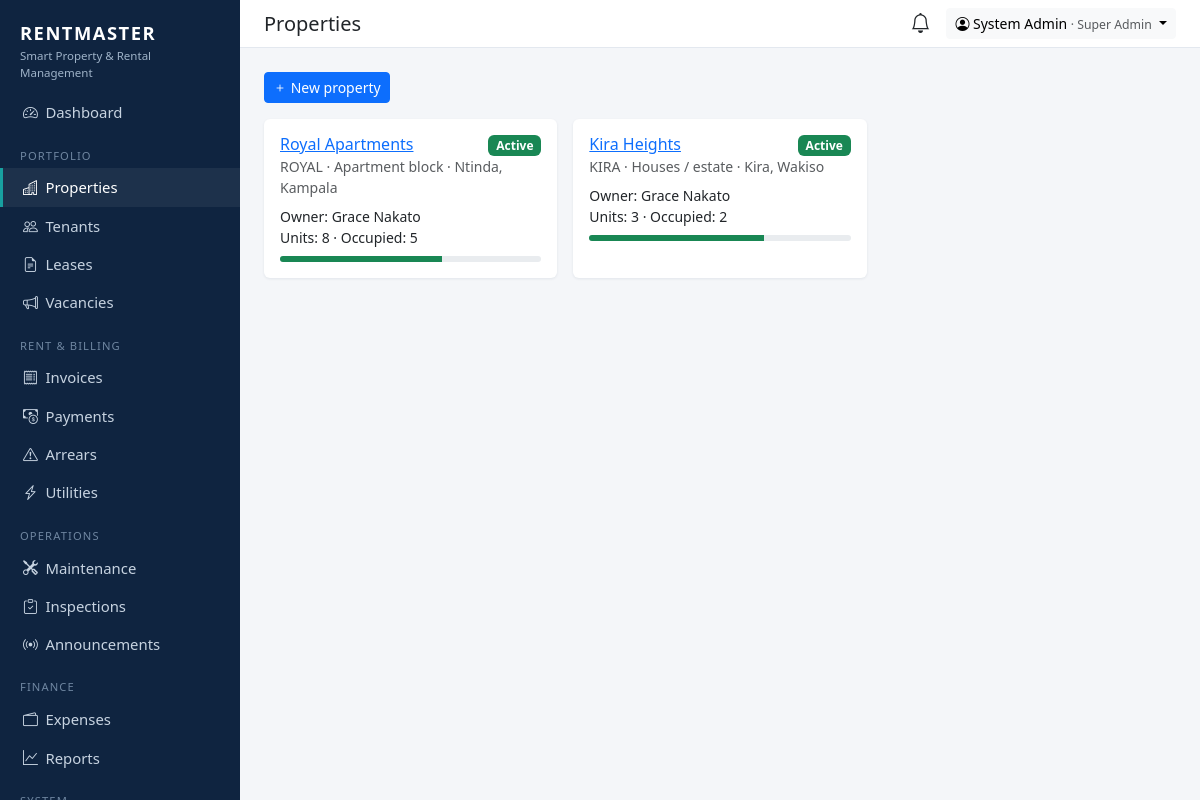
The app's page /properties/ (signed in) with its own data.
### apps/accounts/models.py (models this page shows, shortened)
class User(AbstractUser):
    role = models.CharField(max_length=20, choices=Role.choices, default=Role.TENANT)
    phone = models.CharField(max_length=20, blank=True)
    totp_secret = models.CharField(max_length=64, blank=True, editable=False)
    totp_enabled = models.BooleanField("Two-factor authentication", default=False, editable=False)
    def __str__(self):
        return self.get_full_name() or self.username

### apps/properties/models.py (models this page shows, shortened)
class Property(models.Model):
    class Type(models.TextChoices):
        APARTMENT = "APARTMENT", "Apartment block"
        HOUSE = "HOUSE", "Houses / estate"
        COMMERCIAL = "COMMERCIAL", "Commercial"
        MIXED = "MIXED", "Mixed use"
        HOSTEL = "HOSTEL", "Hostel"
    class Status(models.TextChoices):
        ACTIVE = "ACTIVE", "Active"
        INACTIVE = "INACTIVE", "Inactive"
        UNDER_CONSTRUCTION = "UNDER_CONSTRUCTION", "Under construction"
    name = models.CharField(max_length=150)
    code = models.CharField(max_length=20, unique=True, help_text="Short code, e.g. ROYAL")
    property_type = models.CharField(max_length=20, choices=Type.choices, default=Type.APARTMENT)
    location = models.CharField(max_length=200)
    latitude = models.DecimalField(max_digits=9, decimal_places=6, null=True, blank=True)
    longitude = models.DecimalField(max_digits=9, decimal_places=6, null=True, blank=True)
    owner = models.ForeignKey(
        settings.AUTH_USER_MODEL, on_delete=models.PROTECT, related_name="owned_properties",
        limit_choices_to={"role": "OWNER"},
    )
    managers = models.ManyToManyField(
        settings.AUTH_USER_MODEL, blank=True, related_name="managed_properties",
        limit_choices_to={"role__in": ["MANAGER", "CARETAKER"]},
        help_text="Managers and caretakers who can work on this property.",
    )
    photo = models.FileField(upload_to="properties/", blank=True, validators=[IMAGE_EXTS])
    status = models.CharField(max_length=20, choices=Status.choices, default=Status.ACTIVE)
    notes = models.TextField(blank=True)
    created_at = models.DateTimeField(auto_now_add=True)
    class Meta:
        ordering = ["name"]
        verbose_name_plural = "properties"

### apps/properties/views.py (the view)
# urls.py: path("", views.property_list, name="list"),
@role_required(*VIEW_ROLES)
def property_list(request):
    props = properties_for(request.user).select_related("owner").annotate(
        unit_count=Count("buildings__units", distinct=True),
        occupied=Count("buildings__units", filter=Q(buildings__units__status=Unit.Status.OCCUPIED), distinct=True),
    )
    return render(request, "properties/property_list.html", {"properties": props})

### apps/accounts/permissions.py (called while the page is built)
def role_required(*roles):
    def decorator(view):
        @wraps(view)
        def wrapped(request, *args, **kwargs):
            if not request.user.is_authenticated:
                from django.contrib.auth.views import redirect_to_login
                return redirect_to_login(request.get_full_path())
            if request.user.role not in roles:
                raise PermissionDenied
            return view(request, *args, **kwargs)
        return wrapped
    return decorator

### apps/core/scoping.py (called while the page is built)
def properties_for(user):
    from apps.properties.models import Property
    qs = Property.objects.all()
    if user.role in ALL_ACCESS:
        return qs
    if user.role == Role.OWNER:
        return qs.filter(owner=user)
    if user.role in (Role.MANAGER, Role.CARETAKER):
        return qs.filter(managers=user)
    return qs.none()

### apps/core/templatetags/rm.py (called while the page is built)
@register.simple_tag
def badge(value, label=None):
    return format_html('<span class="badge text-bg-{}">{}</span>', BADGES.get(value, "secondary"), label or value)

### templates/properties/property_list.html (shortened to what this page needs)
{% extends "base.html" %}{% load rm %}
{% block heading %}Properties{% endblock %}
{% block content %}
{% if nav.can_manage %}<a href="{% url 'properties:create' %}" class="btn btn-primary btn-sm mb-3"><i class="bi bi-plus"></i> New property</a>{% endif %}
<div class="row g-3">
  {% for p in properties %}
  <div class="col-md-6 col-xl-4">
    <div class="card h-100">
      <div class="card-body">
        <div class="d-flex justify-content-between"><h2 class="h6 mb-0"><a href="{% url 'properties:detail' p.pk %}">{{ p.name }}</a></h2>{% badge p.status p.get_status_display %}</div>
        <div class="small text-muted mb-2">{{ p.code }} · {{ p.get_property_type_display }} · {{ p.location }}</div>
        <div class="small">Owner: {{ p.owner }}</div>
        <div class="small">Units: {{ p.unit_count }} · Occupied: {{ p.occupied }}</div>
        {% if p.unit_count %}<div class="progress mt-2" style="height:6px"><div class="progress-bar bg-success" style="width: {% widthratio p.occupied p.unit_count 100 %}%"></div></div>{% endif %}
      </div>
    </div>
  </div>
  {% empty %}<p class="text-muted">No properties yet.</p>{% endfor %}
</div>
{% endblock %}

### templates/base.html (shortened to what this page needs)
<!doctype html>
<html lang="en">
<head>
  <link href="https://cdn.jsdelivr.net/npm/bootstrap@5.3.3/dist/css/bootstrap.min.css" rel="stylesheet">
  <link href="https://cdn.jsdelivr.net/npm/bootstrap-icons@1.11.3/font/bootstrap-icons.min.css" rel="stylesheet">
</head>
<body>
{% if user.is_authenticated %}
{% with p=request.path %}
<nav class="rm-sidebar">
  <div class="brand">RENTMASTER<small>Smart Property &amp; Rental Management</small></div>
  <ul class="nav flex-column mt-2">
    <li><a class="nav-link {% if p == '/' %}active{% endif %}" href="{% url 'dashboard' %}"><i class="bi bi-speedometer2"></i>Dashboard</a></li>
    {% if nav.properties %}
    <li class="section">Portfolio</li>
    <li><a class="nav-link {% if '/properties/' in p %}active{% endif %}" href="{% url 'properties:list' %}"><i class="bi bi-buildings"></i>Properties</a></li>
    <li><a class="nav-link {% if p == '/tenants/' or '/tenants/new' in p %}active{% endif %}" href="{% url 'tenants:list' %}"><i class="bi bi-people"></i>Tenants</a></li>
    <li><a class="nav-link {% if '/leases/' in p %}active{% endif %}" href="{% url 'tenants:lease_list' %}"><i class="bi bi-file-earmark-text"></i>Leases</a></li>
    {% endif %}
    {% if nav.vacancies %}<li><a class="nav-link {% if '/vacancies/' in p %}active{% endif %}" href="{% url 'vacancies:listing_list' %}"><i class="bi bi-megaphone"></i>Vacancies</a></li>{% endif %}
    {% if nav.billing %}
    <li class="section">{% if nav.is_tenant %}My account{% else %}Rent &amp; billing{% endif %}</li>
    <li><a class="nav-link {% if '/invoices/' in p %}active{% endif %}" href="{% url 'billing:invoice_list' %}"><i class="bi bi-receipt"></i>Invoices</a></li>
    <li><a class="nav-link {% if '/payments/' in p %}active{% endif %}" href="{% url 'billing:payment_list' %}"><i class="bi bi-cash-coin"></i>Payments</a></li>
    {% endif %}
    {% if nav.arrears %}<li><a class="nav-link {% if '/arrears/' in p %}active{% endif %}" href="{% url 'billing:arrears' %}"><i class="bi bi-exclamation-triangle"></i>Arrears</a></li>{% endif %}
    {% if nav.utilities %}<li><a class="nav-link {% if '/utilities/' in p %}active{% endif %}" href="{% url 'billing:utility_list' %}"><i class="bi bi-lightning-charge"></i>Utilities</a></li>{% endif %}
    <li class="section">Operations</li>
    <li><a class="nav-link {% if '/maintenance/' in p %}active{% endif %}" href="{% url 'maintenance:list' %}"><i class="bi bi-tools"></i>Maintenance</a></li>
    {% if nav.inspections %}<li><a class="nav-link {% if '/inspections/' in p %}active{% endif %}" href="{% url 'inspections:list' %}"><i class="bi bi-clipboard-check"></i>Inspections</a></li>{% endif %}
    {% if nav.announce %}<li><a class="nav-link {% if '/announcements/' in p %}active{% endif %}" href="{% url 'announcement' %}"><i class="bi bi-broadcast"></i>Announcements</a></li>{% endif %}
    {% if nav.finance %}
    <li class="section">Finance</li>
    <li><a class="nav-link {% if '/expenses/' in p %}active{% endif %}" href="{% url 'finance:expense_list' %}"><i class="bi bi-wallet2"></i>Expenses</a></li>
    <li><a class="nav-link {% if '/reports/' in p %}active{% endif %}" href="{% url 'finance:report' %}"><i class="bi bi-graph-up"></i>Reports</a></li>
    {% endif %}
    {% if nav.audit or nav.admin %}<li class="section">System</li>{% endif %}
  </ul>
</nav>
<div class="rm-main">
  <div class="rm-topbar d-flex align-items-center justify-content-between px-4 py-2 no-print">
    <h1 class="h5 mb-0">{% block heading %}{% endblock %}</h1>
    <div class="d-flex align-items-center gap-3">
      <a href="{% url 'notifications' %}" class="position-relative text-body" title="Notifications">
        <i class="bi bi-bell fs-5"></i>
      </a>
      <div class="dropdown">
        <button class="btn btn-sm btn-light dropdown-toggle" data-bs-toggle="dropdown">
          <i class="bi bi-person-circle"></i> {{ user }} <span class="text-muted small">· {{ user.get_role_display }}</span>
        </button>
      </div>
    </div>
  </div>
  <main class="p-4">
    {% block content %}{% endblock %}
  </main>
</div>
{% endwith %}
{% else %}
  {% block public %}{% endblock %}
{% endif %}
</body>
</html>

### templates/base.html (style rules this page uses)
:root { --rm-navy: #0f2440; --rm-accent: #18a0a0; }
body { background: #f4f6f9; }
.rm-sidebar { background: var(--rm-navy); min-height: 100vh; width: 240px; position: fixed; top: 0; left: 0; overflow-y: auto; z-index: 1030; }
.rm-sidebar .brand { color: #fff; font-weight: 800; letter-spacing: .08em; padding: 1.2rem 1.25rem .25rem; font-size: 1.15rem; }
.rm-sidebar .brand small { display:block; font-weight: 400; letter-spacing: 0; color: #9fb3c8; font-size: .72rem; }
.rm-sidebar .nav-link { color: #c7d3e0; padding: .5rem 1.25rem; border-left: 3px solid transparent; font-size: .93rem; }
.rm-sidebar .nav-link i { width: 1.4rem; display: inline-block; }
.rm-sidebar .nav-link:hover, .rm-sidebar .nav-link.active { color: #fff; background: rgba(255,255,255,.06); border-left-color: var(--rm-accent); }
.rm-sidebar .section { color: #6f86a0; font-size: .7rem; text-transform: uppercase; letter-spacing: .1em; padding: 1rem 1.25rem .25rem; }
.rm-main { margin-left: 240px; }
.rm-topbar { background: #fff; border-bottom: 1px solid #e3e8ef; }
.card { border: 0; box-shadow: 0 1px 3px rgba(15,36,64,.08); }

### records on screen
User: first_name+last_name "System Admin", role "Super Admin"
Property: name "Royal Apartments", status "Active", code "ROYAL", property_type "Apartment block", location "Ntinda, Kampala", owner "Grace Nakato", unit_count "8", occupied "5"
Property: name "Kira Heights", status "Active", code "KIRA", property_type "Houses / estate", location "Kira, Wakiso", owner "Grace Nakato", unit_count "3", occupied "2"
